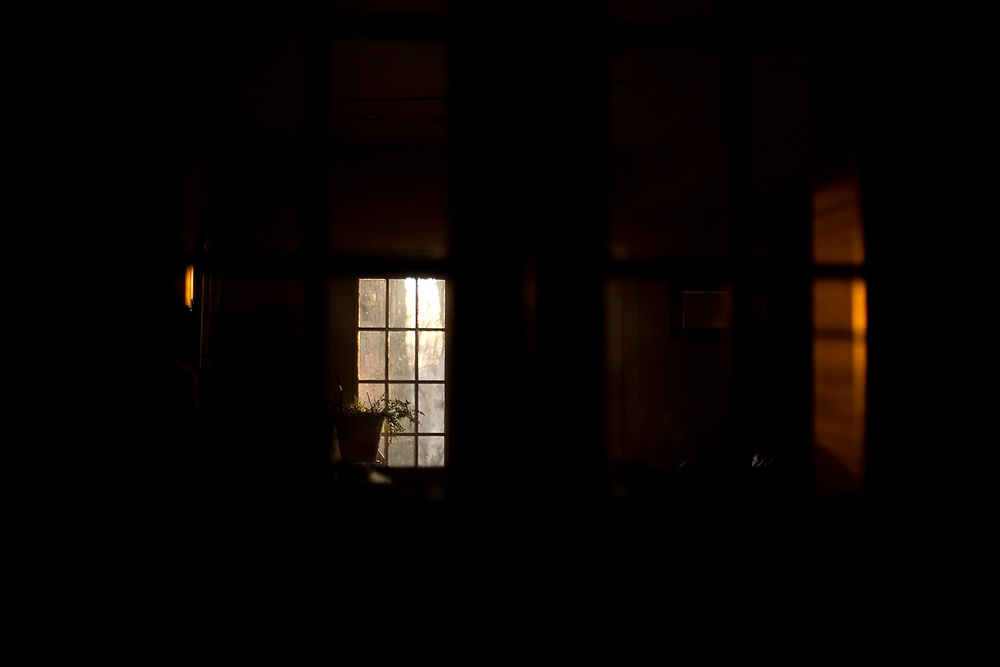
#> input picture 02-image-enhancement/01-brightness-and-contrast/04-brightness/lowlightroom.jpg, 1000 x 667 px, shrunk from 1600 x 1067 before the run
$ jupyter execute enhancement-brightness.ipynb
#> lines starting #> are read from the running program, lines starting #| are printed output that depends on the picture
# Analysis of Image Enhancement Methods in Low Brightness Images

In this example, an image with low brightness is analyzed.

In such images, the main problem is not always **low Contrast**.
The image may contain both dark and bright regions, but the overall image appears darker compared to the natural scene.

The goal of this experiment is to investigate the performance of:

- Histogram Stretching
- Histogram Equalization
- CLAHE
- Brightness Adjustment

and analyze their limitations.

[cell 1]
import cv2
import numpy as np
import matplotlib.pyplot as plt

[cell 2]
img = cv2.cvtColor(cv2.imread('lowlightroom.jpg'),cv2.COLOR_BGR2RGB)
img_hsv = cv2.cvtColor(img, cv2.COLOR_RGB2HSV)
#> img_hsv: shape (667, 1000, 3); mean H, S, V 8.5, 64.3, 7.9

## Display Original Image

The original image is displayed.

In this image:

- Bright regions are present.
- Dark regions are also present.

Therefore, the image contains a reasonable range of brightness values.

The main issue is related to **low Brightness** rather than a significant lack of Contrast.

[cell 3]
plt.figure(figsize=(12,6))
plt.imshow(img)
plt.show()

[cell 4]
print("max:" ,img_hsv.max())
#| max: 255
print("min:" ,img_hsv.min())
#| min: 0

[cell 5]
h,s,v = cv2.split(img_hsv)
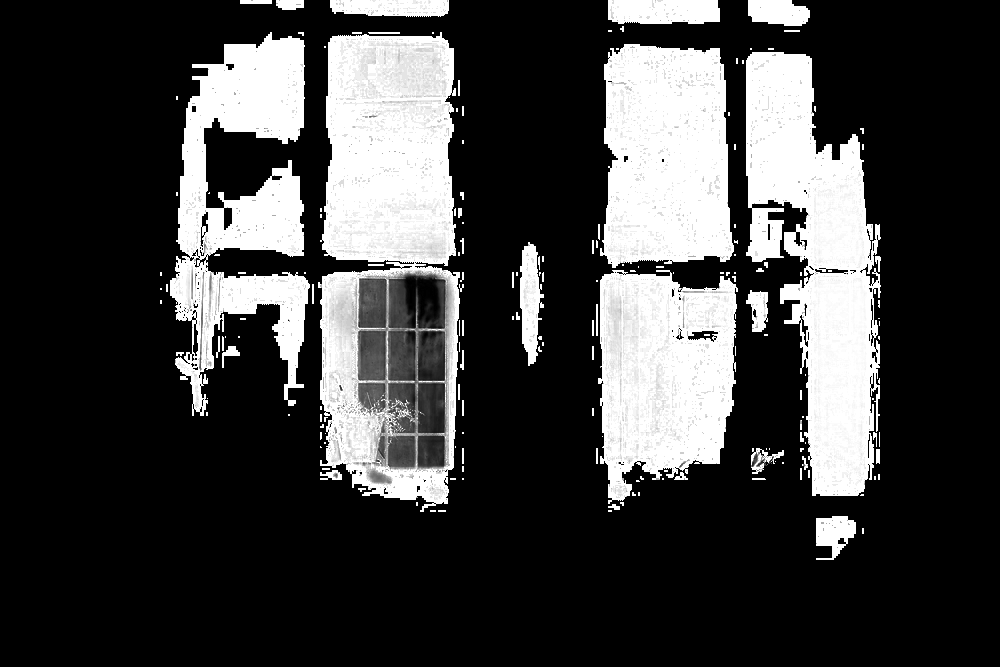
#> s: shape (667, 1000); min 0, max 255, mean 64.3

## Brightness Histogram

The histogram of the **V channel** shows the distribution of brightness values in the image.

[cell 6]
plt.figure(figsize=(10,5))
plt.hist(v.reshape(-1),bins=100)
plt.show()
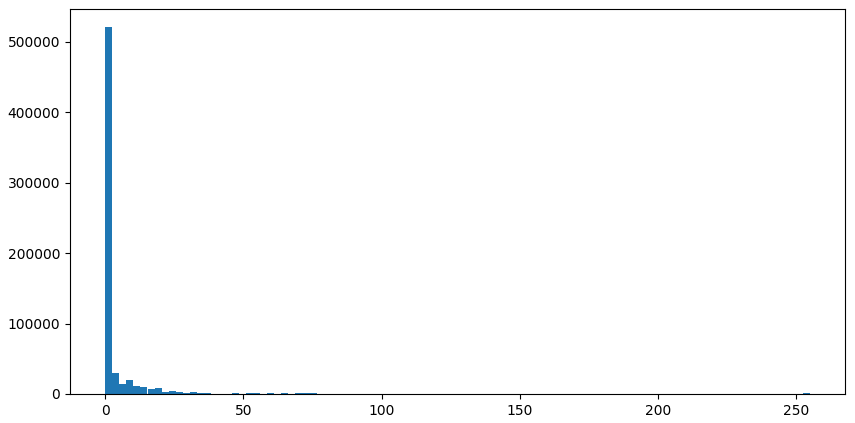
#> figure drawn by matplotlib, 1 panel; tallest bar 520449 high, from x = 0 to 2.55

In this image, a large number of pixels are located in the darker intensity range, but bright intensity values are also present.

Therefore, the main issue is:

**Low Brightness**

rather than the image lacking a sufficient range of brightness values.

## Function for HSV Display

[cell 7]
def img_hsv_show(img_hsv):
    img_show = cv2.cvtColor(img_hsv,cv2.COLOR_HSV2RGB)
    plt.imshow(img_show)
    print(f'image shape: {img_show.shape}')
    plt.show()

## Histogram Stretching on V Channel

[cell 8]
i_min = v.min()
#> i_min = 0
i_max = v.max()
#> i_max = 255
v_stretched = ((v - i_min) / (i_max - i_min) * 255).astype('uint8')
img_stretched = cv2.merge([h,s,v_stretched])

[cell 9]
plt.figure(figsize=(12,6))
img_hsv_show(img_stretched)
#| image shape: (667, 1000, 3)

## Result of Stretching

In this image, Histogram Stretching does not produce a significant visual improvement.

The reason is that the image already contains a range of dark and bright intensity values.

Therefore, Stretching does not have much potential to increase the Contrast.

As a result, the main issue of the image, which is **low Brightness**, is not resolved.

## Stretching on RGB Channels

In this method, Histogram Stretching is applied separately to the **R, G, and B** channels.

However, it should be noted that the main issue in this image is not related to color.

The colors are already natural, and directly processing the RGB channels may alter the relationship between color channels and affect the original color composition.

[cell 10]
# color image
streched_channels = []
img_channel = cv2.split(img)
for ch in img_channel:
    i_min = ch.min()
    i_max = ch.max()
    ch_stretched = ((ch - i_min) / (i_max - i_min) * 255).astype('uint8')
    streched_channels.append(ch_stretched)
#> this loop made 3 passes
#> after the loop, streched_channels = 3 items

img_rgb_stretched = cv2.merge(streched_channels)

[cell 11]
plt.figure(figsize=(12,6))
plt.imshow(img_rgb_stretched)
plt.show()

## Result

No significant visual improvement is observed.

This is because the main issue in the image is not related to color distortion or low Contrast.

Additionally, applying Stretching independently to the RGB channels may change the relationship between color channels and affect the original color composition in some images.

## Histogram Equalization on V Channel

Histogram Equalization attempts to make the intensity distribution of the Histogram more uniform.

This method is commonly used to enhance the Contrast of images with a narrow intensity distribution.

In this experiment, Equalization is applied only to the **V channel** to preserve the original color information.

[cell 12]
v_equ = cv2.equalizeHist(v)
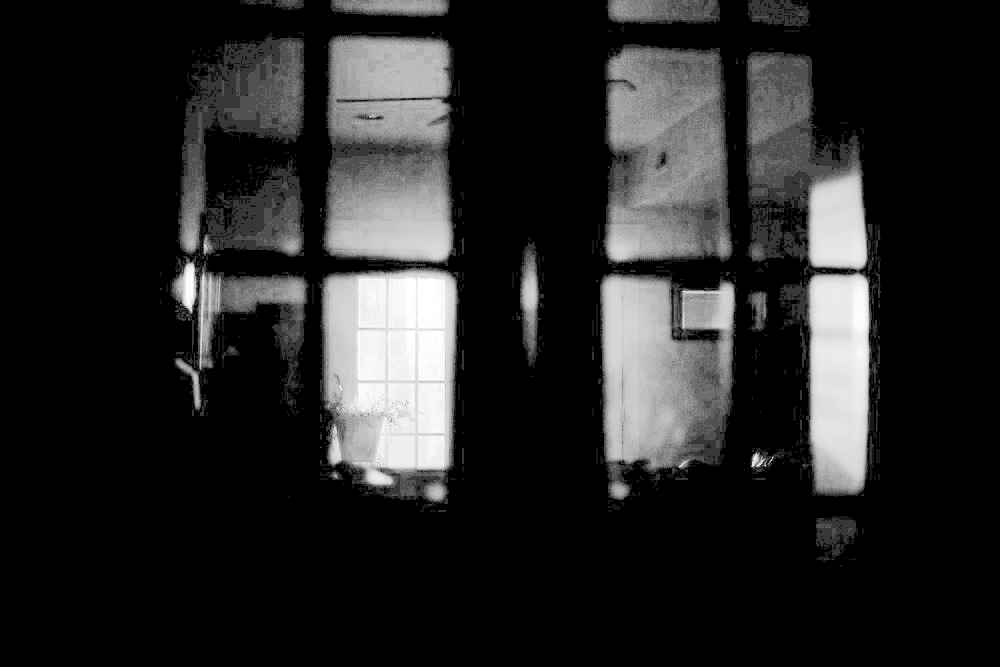
#> v_equ: shape (667, 1000); min 0, max 255, mean 37.6
img_hsv_equ = cv2.merge([h,s,v_equ])
#> img_hsv_equ: shape (667, 1000, 3); mean H, S, V 8.5, 64.3, 37.6

[cell 13]
plt.hist(v_equ.reshape(-1),bins=100)
plt.show()
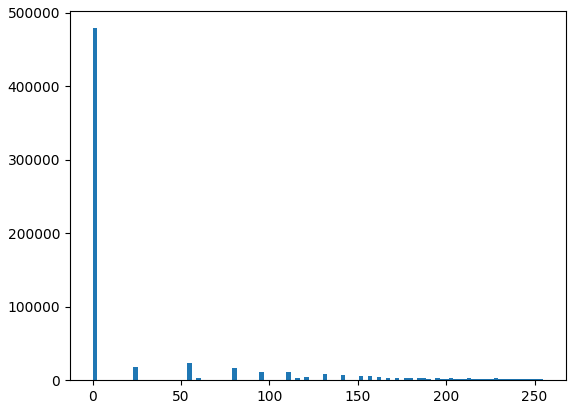
#> figure drawn by matplotlib, 1 panel; tallest bar 479297 high, from x = 0 to 2.55

[cell 14]
plt.figure(figsize=(12,6))
img_hsv_show(img_hsv_equ)
#> in img_hsv_show (call 2), `img_show = cv2.cvtColor(img_hsv,cv2.COLOR_HSV2RGB)`:
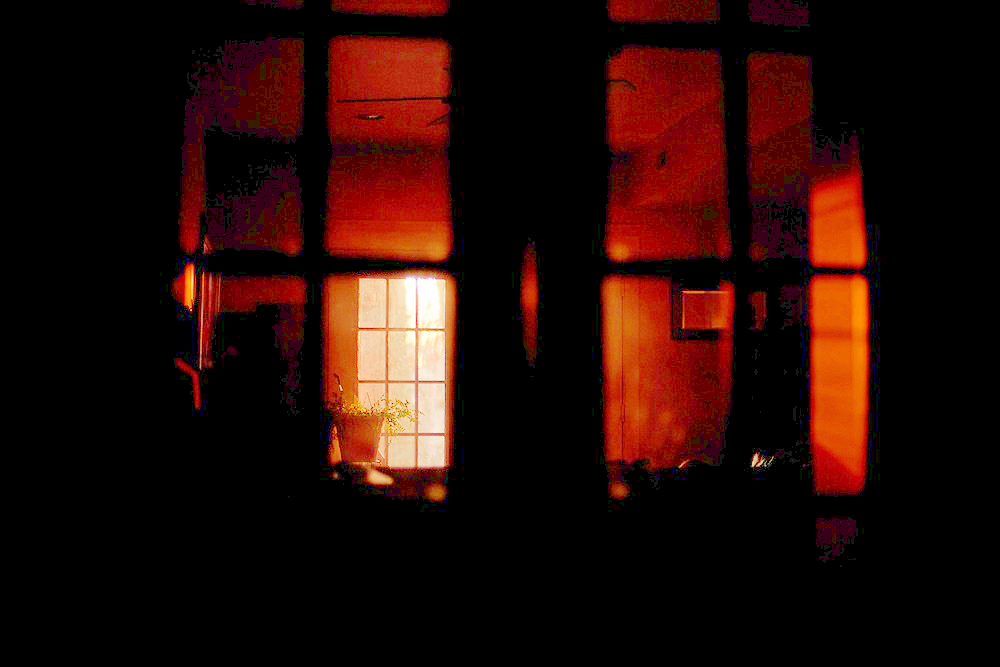
#> img_show: shape (667, 1000, 3); mean R, G, B 37.3, 11, 6.3
#| image shape: (667, 1000, 3)

## Result of Equalization

Equalization significantly increases the variation of brightness values.

However, the result is not natural in this image.

The reason is that:

- The main issue of the image is not low Contrast.
- The image suffers from low Brightness.

Therefore, Histogram Equalization may produce an exaggerated result and make the image less realistic.

## CLAHE (Contrast Limited Adaptive Histogram Equalization) on RGB

CLAHE is an improved version of Histogram Equalization.

The main differences are:

- **Histogram Equalization** processes the entire image globally.
- **CLAHE** divides the image into small regions and performs enhancement locally.

Therefore, CLAHE can better preserve and enhance local details while preventing excessive Contrast amplification.

[cell 15]
chlahe_channels = []
img_channel = cv2.split(img)
for ch in img_channel:
    clahe = cv2.createCLAHE(clipLimit=3,tileGridSize=(8,8))
    clahe_ch = clahe.apply(ch)
    chlahe_channels.append(clahe_ch)
#> this loop made 3 passes
#> pass 1, `clahe_ch = clahe.apply(ch)`:
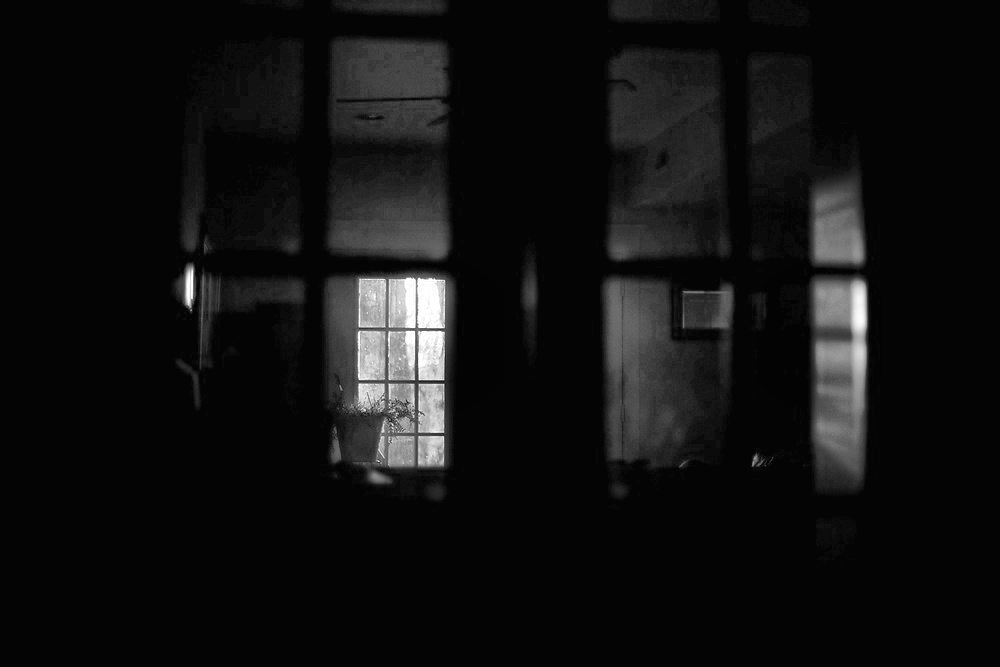
#> clahe_ch: shape (667, 1000); min 3, max 255, mean 17
#> after the loop, chlahe_channels = 3 items

img_rgb_clahe = cv2.merge(chlahe_channels)

[cell 16]
plt.figure(figsize=(12,6))
plt.imshow(img_rgb_clahe)
plt.show()

## Result of CLAHE

CLAHE produces a more natural result compared to the previous methods.

This is because it enhances the **local Contrast** of the image.

However, it should be noted that:

CLAHE is mainly designed to improve **Contrast**, not to directly increase **Brightness**.

Therefore, the overall brightness of the image may not increase significantly.

## Direct Brightness Increase

A simple method to increase image brightness is to add a constant value to all pixels.

$$
I_{new}=I+\beta$$

This operation increases the overall Brightness of the image.

---

## Limitation

If a large value is added to the image, the intensity range may exceed the valid pixel range.

For example:

Before:
0 - 255

After adding 50:
50 -305

Values greater than 255 are clipped.

As a result:

- Information in bright regions may be lost.
- Some areas of the image become saturated.
- The Contrast of the image is also affected.

Therefore, direct Brightness adjustment is not always the best solution.

# Linear Correction

Linear Correction is a simple image enhancement technique that simultaneously controls **Contrast** and **Brightness** using the following equation:

$$
I'=\alpha I+\beta
$$

where

- **α** controls the Contrast.
- **β** controls the Brightness.

OpenCV provides the function `cv2.convertScaleAbs()` to perform this operation efficiently.

[cell 17]
alpha = 2  # Contrast coefficient
beta = 0   # Brightness coefficient
img_adjusted = cv2.convertScaleAbs(img, alpha=alpha, beta=beta)

[cell 18]
plt.figure(figsize=(12,6))

# Original Image
plt.subplot(1,2,1)
plt.imshow(img)
plt.title("Original Image")
plt.axis("off")

# Adjusted Image
plt.subplot(1,2,2)
plt.imshow(img_adjusted)
plt.title("Adjusted Image")
plt.axis("off")

plt.show()

## Result

Increasing **α** makes the image brighter by expanding the intensity range.

However, this approach has several limitations.

Bright pixels are multiplied by the same factor as dark pixels.

Consequently, high intensity values quickly exceed the valid range and are clipped to 255.

As a result:

- Bright regions become saturated.
- Fine details in highlighted areas are lost.
- The image may appear overexposed.

For example, details visible through the window in the original image disappear after applying a large value of **α**.

# Gamma Correction

Unlike Linear Correction, Gamma Correction performs a **nonlinear transformation** of image intensities.

The transformation is defined as

$$
I' = I^\gamma
$$

where the image is first normalized to the range [0,1].

Unlike linear scaling, Gamma Correction does not change all intensity values by the same amount.

Instead, darker and brighter pixels are adjusted differently, making it particularly effective for correcting images with improper exposure.

[cell 19]
# gamma effect
values = np.linspace(0, 1, 200)

plt.figure(figsize=(10, 6))

plt.plot(values, values, label='Original')

powers = [0.2,0.5, 2, 3, 4]
for p in powers:
    plt.plot(values, np.power(values, p), label=f'Power {p}')

plt.title('Effect of Different Powers on Values from 0 to 1')
plt.xlabel('Original Values')
plt.ylabel('Transformed Values')
plt.legend()
plt.grid(True)

plt.show()
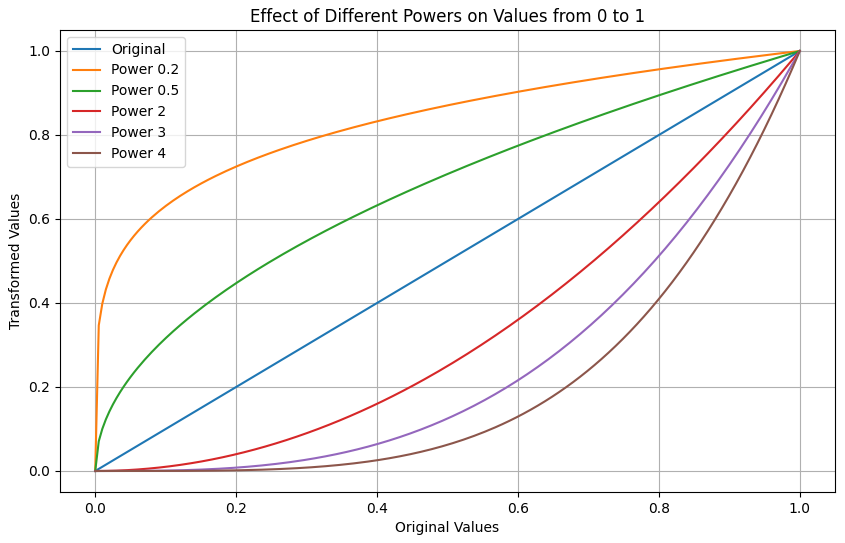
#> figure drawn by matplotlib, 1 panel; curve peaks at x = 1, y = 1; curve peaks at x = 1, y = 1; curve peaks at x = 1, y = 1

The curves above illustrate how different values of **γ** affect pixel intensities.

- **γ = 1** leaves the image unchanged.
- **γ < 1** increases low intensity values more than high intensity values, producing a brighter image.
- **γ > 1** suppresses low intensity values, resulting in a darker image.

Because the transformation is nonlinear, it preserves highlight details much better than Linear Correction.

[cell 20]
img_normalized = img / 255.0

gamma = 0.6
img_gamma_corrected = (np.power(img_normalized, gamma) * 255).astype('uint8')
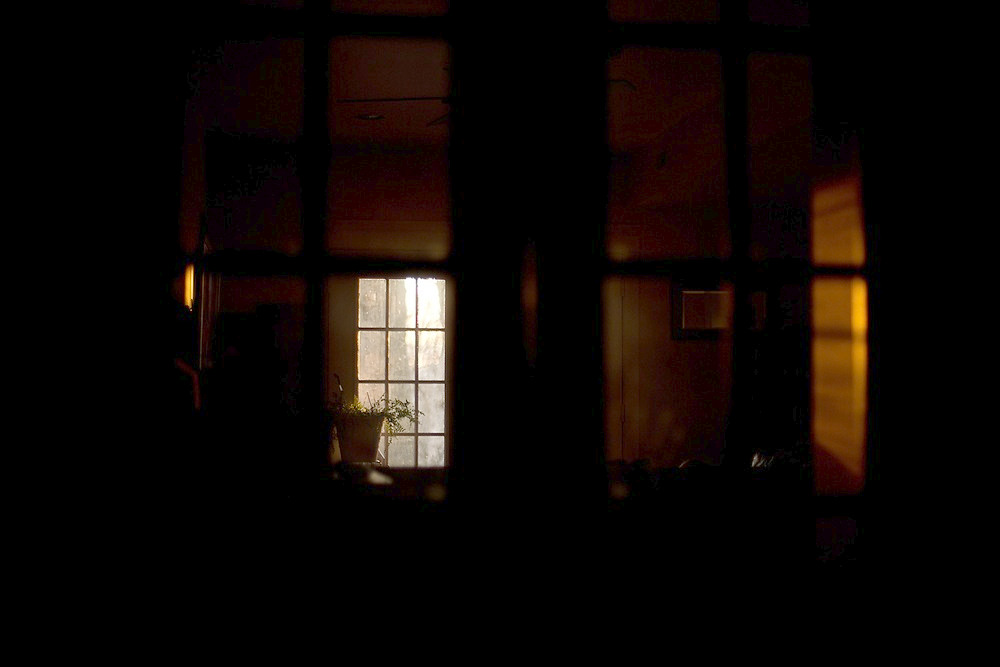
#> img_gamma_corrected: shape (667, 1000, 3); mean R, G, B 14.5, 7.7, 5

[cell 21]
plt.figure(figsize=(12,6))


# Original Image
plt.subplot(1,3,1)
plt.imshow(img)
plt.title("Original Image")
plt.axis("off")

# Adjusted Image
plt.subplot(1,3,2)
plt.imshow(img_adjusted)
plt.title("Adjusted Image")
plt.axis("off")

# Adjusted Image
plt.subplot(1,3,3)
plt.imshow(img_gamma_corrected)
plt.title("img_gamma_corrected")
plt.axis("off")

plt.show()
